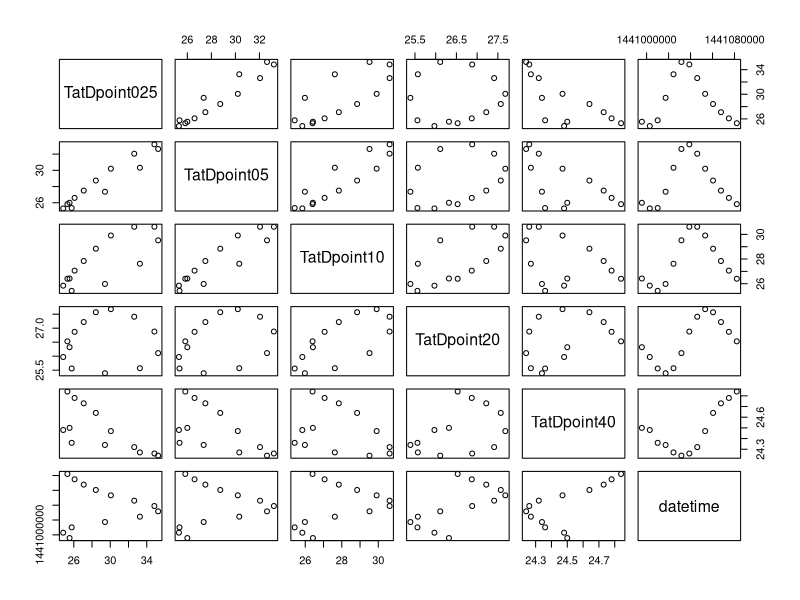
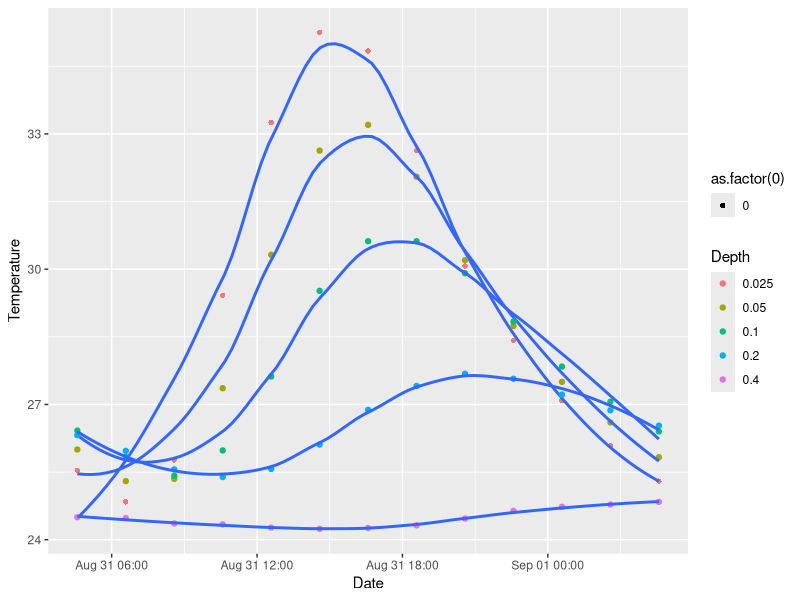
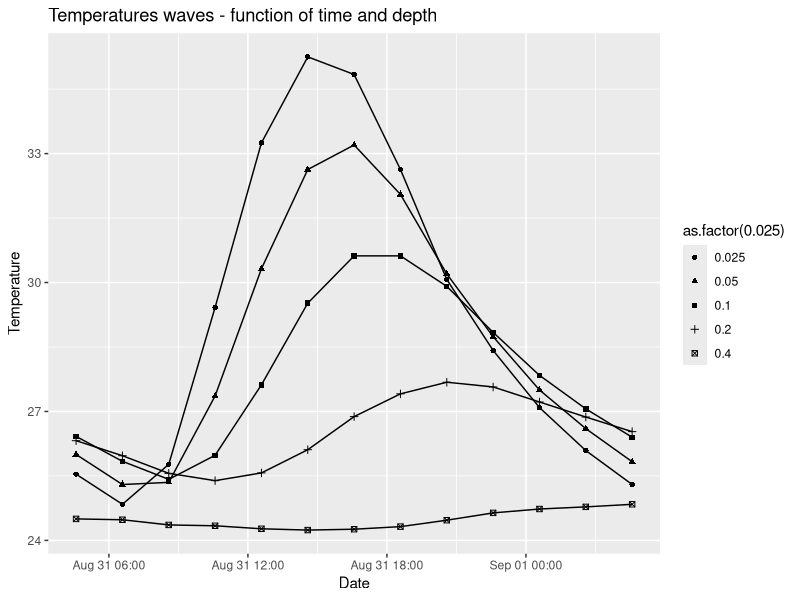
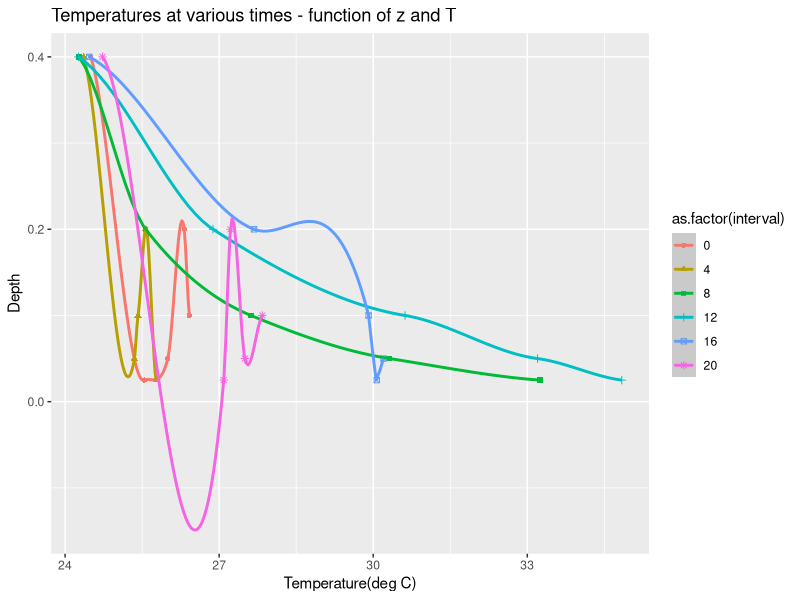
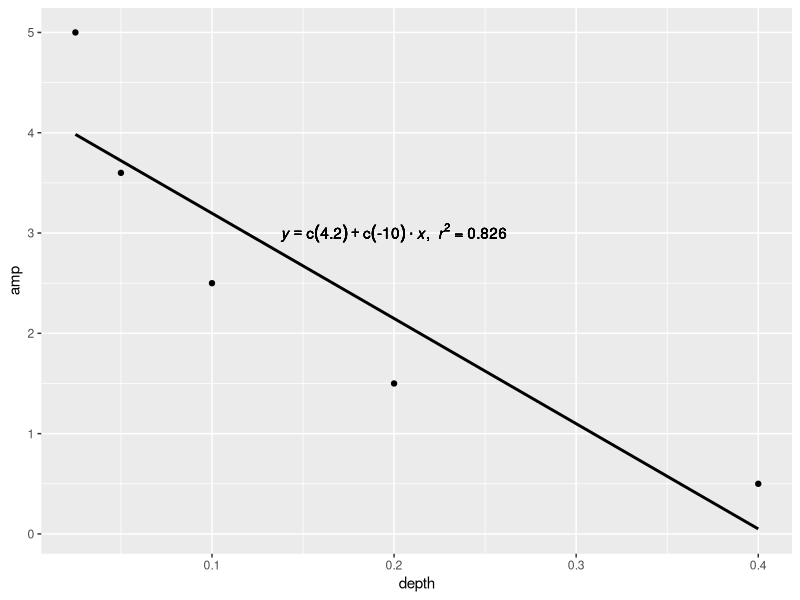
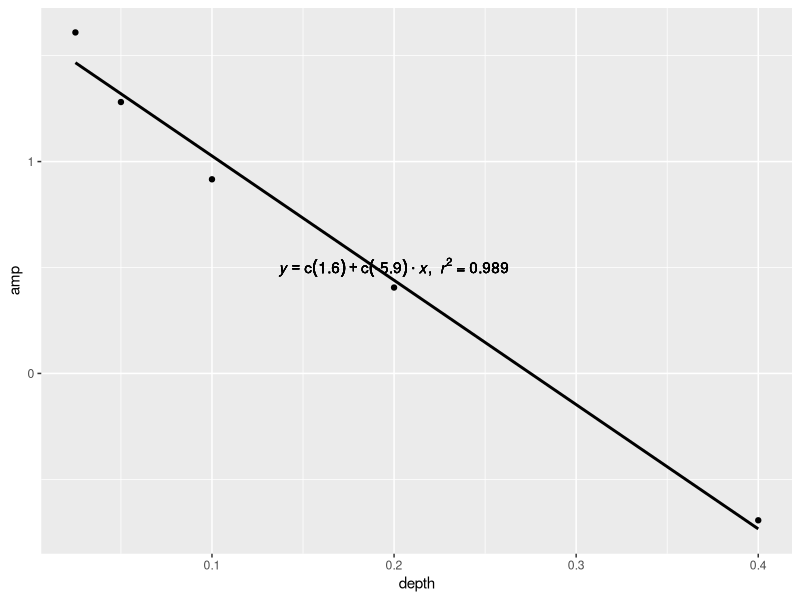
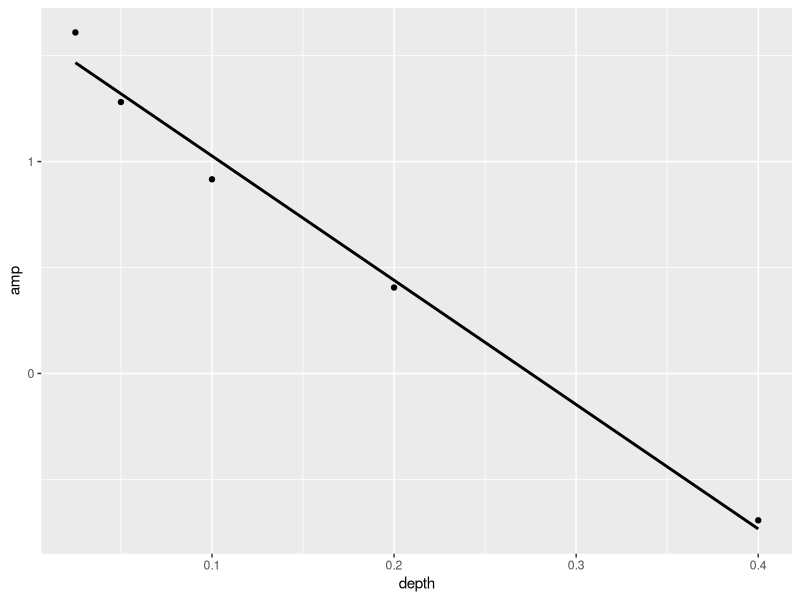
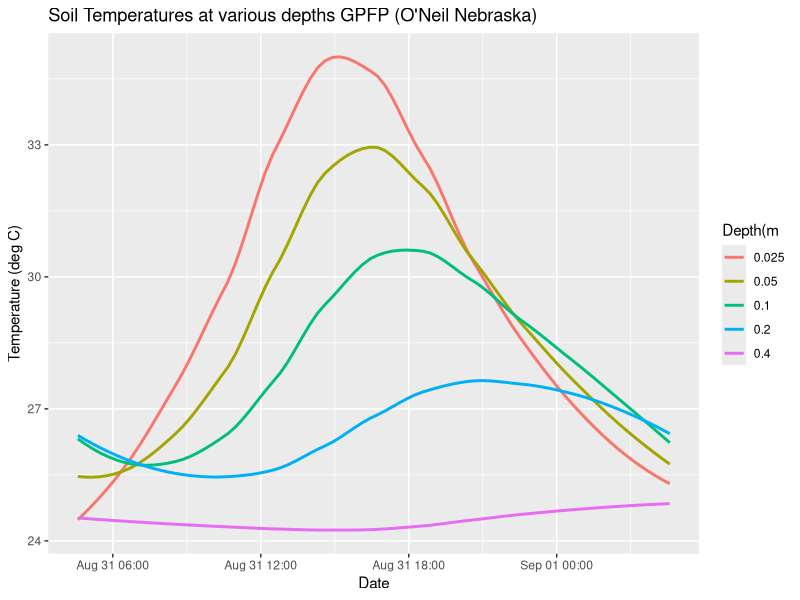

These charts were generated, in order, by the following R code:
## ---- chunk 1
knitr::opts_chunk$set( warning=FALSE)
## ---- chunk 2
TatDpoint025 <- c(25.54,24.84,25.77,29.42,33.25,35.25,34.84,32.63,30.07,28.42,27.09,26.09,25.30)
TatDpoint05 <- c(26.00,25.30,25.35,27.36,30.32,32.63,33.20,32.05,30.20,28.74,27.50,26.60,25.83)

TatDpoint10 <- c(26.42,25.84,25.42,25.98,27.62,29.52,30.62,30.62,29.91,28.84,27.84,27.06,26.40)

TatDpoint20 <- c(26.32,25.97,25.56,25.39,25.57,26.11,26.88,27.41,27.68,27.57,27.22,26.87,26.53)

TatDpoint40 <- c(24.50,24.48,24.36,24.34,24.27,24.24,24.26,24.32,24.47,24.64,24.73,24.78,24.84)

datetime <- c('2015-08-31 04:35','2015-08-31 06:35','2015-08-31 08:35','2015-08-31 10:35','2015-08-31 12:35','2015-08-31 14:35','2015-08-31 16:35','2015-08-31 18:35','2015-08-31 20:35','2015-08-31 22:35','2015-09-01 00:35','2015-09-01 02:35','2015-09-01 04:35')   

blaygpfp <- data.frame(TatDpoint025,TatDpoint05,TatDpoint10,TatDpoint20,TatDpoint40,datetime)

## ---- chunk 3

#convert the date format
blaygpfp$datetime<- as.POSIXct(blaygpfp$datetime, "%Y-%m-%d %H:%M",tz="US/Pacific")
#TODO Take the annnoying date fotmat error out
str(blaygpfp)
## ---- chunk 4
plot(blaygpfp)
## ---- chunk 5
library(ggplot2)
library(dplyr)
library(reshape)

## ---- chunk 6

blaygpfp %>% ggplot() +
geom_point(aes(x=datetime,y=TatDpoint025,colour = as.factor(0.025), shape=as.factor(0))) +
  stat_smooth(aes(x = datetime, y = TatDpoint025), se = FALSE) +
geom_point(aes(x=datetime,y=TatDpoint05,colour = as.factor(0.05))) +
  stat_smooth(aes(x = datetime, y = TatDpoint05), se = FALSE) +
geom_point(aes(x=datetime,y=TatDpoint10,colour = as.factor(0.10))) +
  stat_smooth(aes(x = datetime, y = TatDpoint10), se = FALSE) +
geom_point(aes(x=datetime,y=TatDpoint20,colour = as.factor(0.20))) +
stat_smooth(aes(x = datetime, y = TatDpoint20), se = FALSE) +
geom_point(aes(x=datetime,y=TatDpoint40,colour = as.factor(0.40))) +
stat_smooth(aes(x = datetime, y = TatDpoint40), se = FALSE) +
labs(colour = "Depth")  +
xlab("Date") + ylab("Temperature")
# check if line plot is better

## ---- chunk 7
#normalize temperature

blaygpfp %>% ggplot() +
geom_point(aes(x=datetime,y=TatDpoint025, shape=as.factor(0.025))) +
  geom_line(aes(x = datetime, y = TatDpoint025)) +
geom_point(aes(x=datetime,y=TatDpoint05,shape = as.factor(0.05))) +
  geom_line(aes(x = datetime, y = TatDpoint05)) +
geom_point(aes(x=datetime,y=TatDpoint10,shape = as.factor(0.10))) +
  geom_line(aes(x = datetime, y = TatDpoint10),) +
geom_point(aes(x=datetime,y=TatDpoint20,shape = as.factor(0.20))) +
geom_line(aes(x = datetime, y = TatDpoint20)) +
geom_point(aes(x=datetime,y=TatDpoint40,shape = as.factor(0.40))) +
geom_line(aes(x = datetime, y = TatDpoint40)) +
labs(colour = "Depth")  +
xlab("Date") + ylab("Temperature")+
ggtitle("Temperatures waves - function of time and depth")  
# check if line plot is better


## ---- chunk 8
# reshape it
blaygpfp_melt <- melt(blaygpfp,id="datetime")

# set the depth
blaygpfp_melt$depth <- 0
blaygpfp_melt[blaygpfp_melt$variable=='TatDpoint05',]$depth = 0.05
blaygpfp_melt[blaygpfp_melt$variable=='TatDpoint10',]$depth = 0.10
blaygpfp_melt[blaygpfp_melt$variable=='TatDpoint20',]$depth = 0.20
blaygpfp_melt[blaygpfp_melt$variable=='TatDpoint40',]$depth = 0.40
blaygpfp_melt[blaygpfp_melt$variable=='TatDpoint025',]$depth = 0.025
library(lubridate)
#In check_tzones(e1, e2) : 'tzone' attributes are inconsistent
blaygpfp_melt$datetime <- ymd_hms(blaygpfp_melt$datetime)

#Do increment of the time intervals
blaygpfp_melt %>% filter(datetime == ymd_hms("2015-09-01 04:35:00")) 

# set the time intervals
 blaygpfp_melt$interval <- 0
blaygpfp_melt[datetime == ymd_hms("2015-08-31 06:35:00"), ]$interval<- 2
blaygpfp_melt[datetime == ymd_hms("2015-08-31 08:35:00"), ]$interval<- 4
blaygpfp_melt[datetime == ymd_hms("2015-08-31 10:35:00"), ]$interval<- 6
blaygpfp_melt[datetime == ymd_hms("2015-08-31 12:35:00"), ]$interval<- 8
blaygpfp_melt[datetime == ymd_hms("2015-08-31 14:35:00"), ]$interval<- 10
blaygpfp_melt[datetime == ymd_hms("2015-08-31 16:35:00"), ]$interval<- 12
blaygpfp_melt[datetime == ymd_hms("2015-08-31 18:35:00"), ]$interval<- 14
blaygpfp_melt[datetime == ymd_hms("2015-08-31 20:35:00"), ]$interval<- 16
blaygpfp_melt[datetime == ymd_hms("2015-08-31 22:35:00"), ]$interval<- 18
blaygpfp_melt[datetime == ymd_hms("2015-09-01 00:35:00"), ]$interval<- 20
blaygpfp_melt[datetime == ymd_hms("2015-09-01 02:35:00"), ]$interval<- 22
blaygpfp_melt[datetime == ymd_hms("2015-09-01 04:35:00"), ]$interval<- 24


#'data.frame':	65 obs. of  3 variables:
# $ datetime: POSIXct, format: "2015-08-31 04:35:00" "2015-08-31 06:35:00"  #$ variable: Factor w/ 5 levels "TatDpoint025",..: 1 1 1 1 1 1 1 1 1 1 ...
# $ value   : num  25.5 24.8 25.8 29.4 33.2 ...



## ---- chunk 9
#normalize temperature
blaygpfp_melt$scaleT <- scale(blaygpfp_melt$value)  %>% as.vector()
# We want for hours 0, 4,8,12,16,20
blaygpfp_melt  %>% filter(interval %in% c(0, 4,8,12,16,20)) %>%  ggplot() +
geom_point(aes(x=value,y=depth,color=as.factor(interval),shape=as.factor(interval)))+
   
#geom_line(aes(x=value,y=depth,color=as.factor(interval),shape=as.factor(interval)))+
stat_smooth(aes(x=value,y=depth,color=as.factor(interval),shape=as.factor(interval)))+  
xlab("Temperature(deg C)") + ylab("Depth")+
ggtitle("Temperatures at various times - function of z and T")  
# check if line plot is better
## ---- chunk 10
library(ggplot2)

amp <- c(5,3.6,2.5,1.5,.5)
depth <- c(0.025,0.05,.1,.2,.4)

plotampdepthdf <- data.frame(depth,amp)

lm_eqn <- function(df){
    m <- lm(amp ~ depth, df);
    eq <- substitute(italic(y) == a + b %.% italic(x)*","~~italic(r)^2~"="~r2, 
         list(a = format(coef(m)[1], digits = 2), 
              b = format(coef(m)[2], digits = 2), 
             r2 = format(summary(m)$r.squared, digits = 3)))
    as.character(as.expression(eq));                 
}
p <- ggplot(data = plotampdepthdf, aes(x = depth, y = amp)) +
            geom_smooth(method = "lm", se=FALSE, color="black", formula = y ~ x) +
            geom_point()
p1 <- p + geom_text(x = 0.2, y = 3, label = lm_eqn(plotampdepthdf), parse = TRUE)
p1
## ---- chunk 11
library(ggplot2)

amp <- c(5,3.6,2.5,1.5,.5)
depth <- c(0.025,0.05,.1,.2,.4)

amp <- log(amp)
plotampdepthdf <- data.frame(depth,amp)

lm_eqn <- function(df){
    m <- lm(amp ~ depth, df);
    eq <- substitute(italic(y) == a + b %.% italic(x)*","~~italic(r)^2~"="~r2, 
         list(a = format(coef(m)[1], digits = 2), 
              b = format(coef(m)[2], digits = 2), 
             r2 = format(summary(m)$r.squared, digits = 3)))
    as.character(as.expression(eq));                 
}
p <- ggplot(data = plotampdepthdf, aes(x = depth, y = amp)) +
            geom_smooth(method = "lm", se=FALSE, color="black", formula = y ~ x) +
            geom_point()
p1 <- p + geom_text(x = 0.2, y = .5, label = lm_eqn(plotampdepthdf), parse = TRUE)
p1
## ---- chunk 12
library(ggplot2)

lag <- c(5,3.6,2.5,1.5,.5)
depth <- c(0.025,0.05,.1,.2,.4)

plotampdepthdf <- data.frame(depth,amp)

lm_eqn <- function(df){
    m <- lm(amp ~ depth, df);
    eq <- substitute(italic(y) == a + b %.% italic(x)*","~~italic(r)^2~"="~r2, 
         list(a = format(coef(m)[1], digits = 2), 
              b = format(coef(m)[2], digits = 2), 
             r2 = format(summary(m)$r.squared, digits = 3)))
    as.character(as.expression(eq));                 
}
p <- ggplot(data = plotampdepthdf, aes(x = depth, y = amp)) +
            geom_smooth(method = "lm", se=FALSE, color="black", formula = y ~ x) +
            geom_point()
p1 <- p + geom_text(x = 0.2, y = 3, label = lm_eqn(plotampdepthdf), parse = TRUE)
p1
## ---- chunk 13

blaygpfp %>% ggplot() +

  stat_smooth(aes(x = datetime, y = TatDpoint025,colour = as.factor(0.025)), se = FALSE) +

  stat_smooth(aes(x = datetime, y = TatDpoint05,colour = as.factor(0.05)), se = FALSE) +

  stat_smooth(aes(x = datetime, y = TatDpoint10,colour = as.factor(0.10)), se = FALSE) +

stat_smooth(aes(x = datetime, y = TatDpoint20,colour = as.factor(0.20)), se = FALSE) +

stat_smooth(aes(x = datetime, y = TatDpoint40,colour = as.factor(0.40)), se = FALSE) +
labs(colour = "Depth(m")  +
xlab("Date") + ylab("Temperature (deg C)")+
ggtitle("Soil Temperatures at various depths GPFP (O'Neil Nebraska) ")  
# check if line plot is better

## ---- chunk 14

blaygpfp %>% ggplot() +
geom_line(aes(x=datetime,y=TatDpoint025,colour = as.factor(0.025))) +
geom_line(aes(x=datetime,y=TatDpoint05,colour = as.factor(0.05))) +
geom_line(aes(x=datetime,y=TatDpoint10,colour = as.factor(0.10))) +
geom_line(aes(x=datetime,y=TatDpoint20,colour = as.factor(0.20))) +
  geom_line(aes(x=datetime,y=TatDpoint40,colour = as.factor(0.40))) +
labs(colour = "Depth(m")  +
xlab("Date") + ylab("Temperature (deg C)")+
ggtitle("Soil Temperatures at various depths GPFP (O'Neil Nebraska) ")  
# check if line plot is better

## ---- chunk 15
library(lubridate)


## ---- chunk 16

blaygpfp %>% filter(datetime %in% c(as.POSIXct("2015-08-31 04:35:00"),as.POSIXct("2015-08-31 08:35:00"),as.POSIXct("2015-08-31 12:35:00"),as.POSIXct("2015-08-31 16:35:00"),as.POSIXct("2015-08-31 20:35:00"),as.POSIXct("2015-09-01 00:35:00"))) %>%  ggplot() +
geom_point(aes(x=datetime,y=TatDpoint025,colour = as.factor(0.025))) +
geom_point(aes(x=datetime,y=TatDpoint05,colour = as.factor(0.05))) +
geom_point(aes(x=datetime,y=TatDpoint10,colour = as.factor(0.10))) +
geom_point(aes(x=datetime,y=TatDpoint20,colour = as.factor(0.20))) +
  geom_point(aes(x=datetime,y=TatDpoint40,colour = as.factor(0.40))) +
labs(colour = "Depth(m")  +
xlab("Date") + ylab("Temperature (deg C)")+
ggtitle("Soil Temperatures at various depths GPFP (O'Neil Nebraska) ")  
# check if line plot is better

## ---- chunk 17
